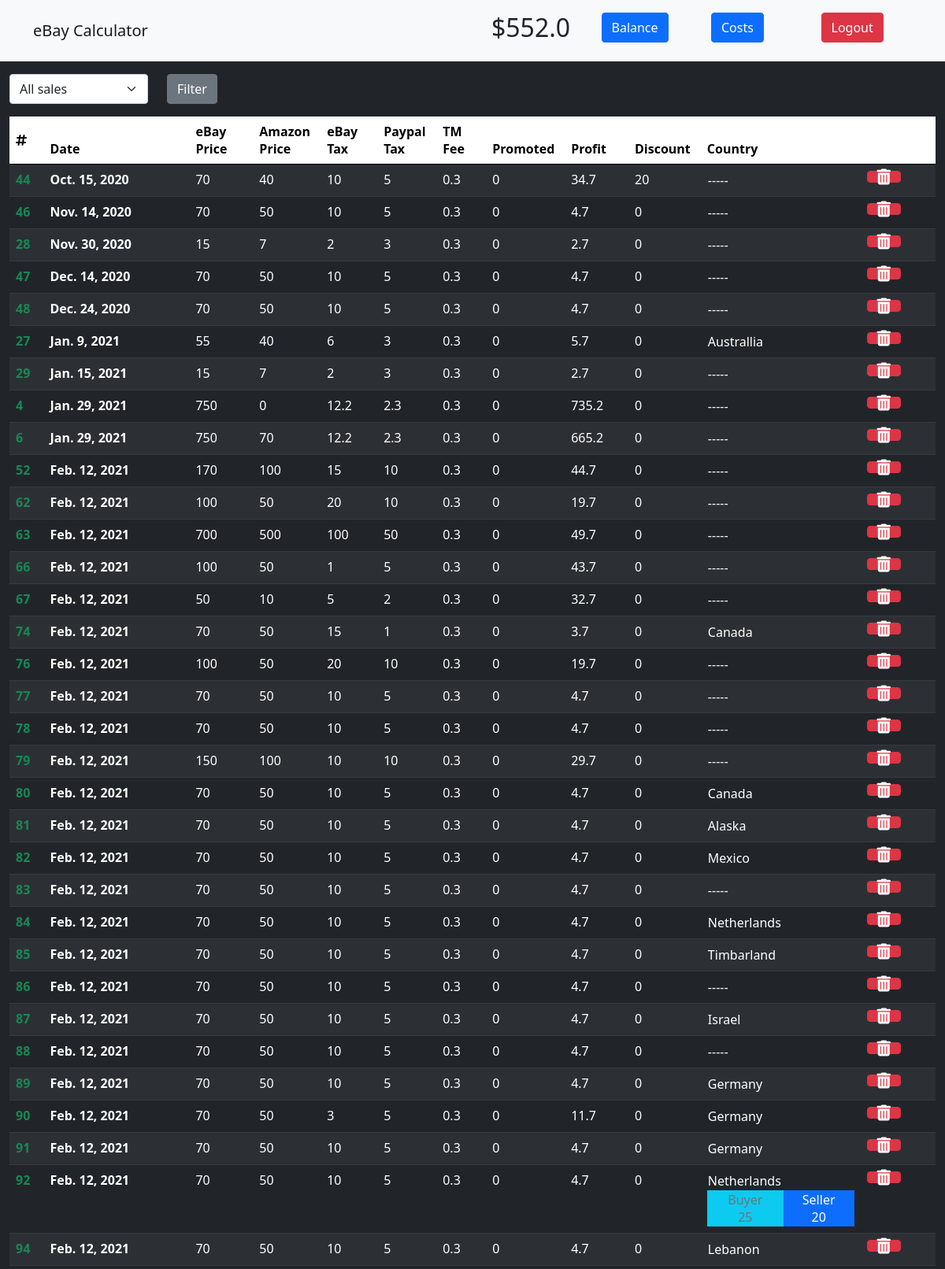
The page /panel (signed in, upper part) on the database its author committed.
### core/models.py (models this page shows, shortened)
class Balance(models.Model):
    user = models.OneToOneField(User, on_delete=models.CASCADE, default=0)
    balance = models.FloatField(default=0)

class SaleEntry(models.Model):
    date = models.DateField()
    ebay_price = models.FloatField()
    amazon_price = models.FloatField()
    ebay_tax = models.FloatField()
    paypal_tax = models.FloatField()
    tm_fee = models.FloatField(default=0.3)
    promoted = models.FloatField(default=0)
    profit = models.FloatField()
    discount = models.FloatField(default=0)
    country = models.CharField(max_length=100, default="-"*5)
    user = models.ForeignKey(User, on_delete=models.CASCADE, default=0)

class HipShipper(models.Model):
    buyer_paid = models.FloatField()
    seller_paid = models.FloatField()
    sale_entry = models.OneToOneField(SaleEntry, on_delete=models.CASCADE, default=0)

### core/views.py (the view)
# urls.py: path('panel', views.panel, name='panel'),
@login_required(login_url='index')
def panel(request):
    context = {
        'years_months': GET_SALES_YEARS_MONTHS(request),
        'gifts_years_months': GET_GIFTS_YEARS_MONTHS(request),
        'form': SaleEntryForm(),
        'giftform': GiftForm(),
        'costform': CostForm(),
        'hipshipperform': HipShipperForm(),
        'user_sales': SaleEntry.objects.filter(user=request.user.id).order_by('date'),
        'hipshippers': HipShipper.objects.all(),
        'user_balance': Balance.objects.get(user=request.user).balance,
        'costs': Cost.objects.filter(user=request.user)
    }
    if request.method == "GET":
        if "btn_select_date" in request.GET:
            selected_filter = request.GET.get('s_filter_sales_by_date')
            if str(selected_filter) != 'all':
                year = int(str(selected_filter).split('-')[0])
                month = int(str(selected_filter).split('-')[1])
                context['user_sales_filtered_y'] = year
                context['user_sales_filtered_m'] = month
                date_from = f'{year}-{month}-16'
                date_to = f'{year}-{month+1}-15'
                if month == 12:
                    date_from = f'{year}-12-16'
                    date_to = f'{year+1}-01-15'
                if month == 9:
                    date_from = f'{year}-0{month}-16'
                    date_to = f'{year}-{month+1}-15'
                elif month < 10:
                    date_from = f'{year}-0{month}-16'
                    date_to = f'{year}-0{month+1}-15'
                context['user_sales'] = SaleEntry.objects.filter(user=request.user.id, date__range=[date_from, date_to]).order_by('date')
    return render(request, 'panel.html', context)

### core/forms.py
class GiftForm(ModelForm):
    class Meta:
        model = Gift
        exclude = ('user',)
        widgets = {
            'date': DateInput(attrs={'class': 'form-control', 'value': date.today, 'id':'f_gift_date'}),
            'gift_money': forms.NumberInput(attrs={'class': 'form-control', 'placeholder': 'Gift Card (100, 300 ...)', 'id':'f_gift_money', 'onkeyup': 'calc_add_to_balance()'}),
            'gift_tax': forms.NumberInput(attrs={'class': 'form-control', 'placeholder': 'Tax', 'id':'f_gift_tax', 'onkeyup': 'calc_add_to_balance()'}),
        }

### core/templatetags/filters.py (called while the page is built)
@register.filter(name='roundFloat')
def round_float(value, arg):
    return format(value, '.' + str(arg) + 'f').rstrip('0').rstrip('.')

### core/views.py (called while the page is built)
def SORT_DICT(dict_notsorted):
    lst = dict_notsorted
    lst = collections.OrderedDict(sorted(lst.items()))
    for item in lst.items():
        item[1].sort()
    return lst

def GET_GIFTS_YEARS_MONTHS(request):
    gifts = Gift.objects.filter(user=request.user.id)
    years_months = {}
    for gift in gifts:
        if gift.date.year not in years_months.keys():
            years_months[gift.date.year] = []
    for year in years_months:
        for gift in Gift.objects.filter(user=request.user.id, date__range=[f'{year}-01-16', f'{year+1}-01-15']):
            if gift.date.day >= 16:
                if gift.date.month not in years_months[year]:
                    years_months[year].append(gift.date.month)
            else:
                if gift.date.month > 1:
                    if gift.date.month - 1 not in years_months[year]:
                        years_months[year].append(gift.date.month-1)
                else:
                    if 12 not in years_months[year]:
                        years_months[year].append(12)
    return SORT_DICT(years_months)

### templates/panel.html (shortened to what this page needs)
{% extends 'base.html' %}
{% load static %}
{% block content %}
<div class="container-fluid my-3">
    <form onsubmit="filter_sales(event)">
        <div class="row">
            <div class="col-2">
                <select class='form-select' name="s_filter_sales_by_date" id="s_sales_filter_by_date">
                    <option value="all">All sales</option>
                </select>
            </div>
            <div class="col-1">
                <input type="submit" class="btn btn-secondary" name="btn_select_date" value="Filter">
            </div>
            <div class="col-1 text-center rounded" style="font-size: 1.5rem;" id="total-profit">
            </div>
        </div>
    </form>
    {% include 'sales_table.html' %}
</div>
{% endblock %}

### templates/base.html (shortened to what this page needs)
{% load static %}
<html lang="en">
<head>
    <link href="https://cdn.jsdelivr.net/npm/bootstrap@5.0.0-beta1/dist/css/bootstrap.min.css" rel="stylesheet">
    <link rel="stylesheet" type="text/css" href="{% static 'css/style.css' %}">
</head>
<body class='bg-dark' {% if open_login %} onload="document.getElementById('btn_open_login').click();" {% endif %}>
    <nav class="navbar navbar-light bg-light static-top">
        <div class="container">
            <a class="navbar-brand" href="{% url 'index' %}">eBay Calculator</a>
            {% if not user.is_authenticated %}
            <button id="btn_open_login" type="button" class="btn btn-primary" data-toggle="modal" data-target="#sign_in_modal">Sign In</button>
            {% else %}
            <div class="navbar-text row w-50">
                <span class='col'>
                    <div class="text-dark"><h2 id="div_user_balance">${{ user_balance|floatformat }}</h2></div>
                </span>
                <span class="col">
                    <button id="btn_open_balance" type="button" class="btn btn-primary" data-toggle="modal" data-target="#balance_modal">Balance</button>
                </span>
                <span class="col">
                    <button id="btn_open_costs" type="button" class="btn btn-primary" data-toggle="modal" data-target="#costs_modal">Costs</button>
                </span>
                <span class='col'>
                    <a class='btn btn-danger text-white' href="{% url 'logout' %}">Logout</a>
                </span>
            </div>
            {% endif %}
        </div>
    </nav>
    {% block content %}
    {% endblock %}
</body>
</html>

### templates/sales_table.html (shortened to what this page needs)
{% load filters %}
<table id="table_sales" class="table table-dark table-striped table-sticky table-hover">
    <thead>
      <tr class="stickyrow">
        <th scope="col" class="align-middle"><i class="fa fa-hashtag fa-md"></i></th>
        <th scope="col">Date</th>
        <th scope="col">eBay Price</th>
        <th scope="col">Amazon Price</th>
        <th scope="col">eBay Tax</th>
        <th scope="col">Paypal Tax</th>
        <th scope="col">TM Fee</th>
        <th scope="col">Promoted</th>
        <th scope="col">Profit</th>
        <th scope="col">Discount</th>
        <th scope="col">Country</th>
        <th scope="col"></th>
      </tr>
    </thead>
    <tbody>
        {% for sale in user_sales %}
        <tr>
            <th class="text-success">{{ sale.id }}</th>
            <th>{{ sale.date }}</th>
            <td class="editable sumtable" data-id="{{ sale.id }}" data-type="ebay_price">{{ sale.ebay_price|roundFloat:2 }}</td>
            <td class="editable sumtable" data-id="{{ sale.id }}" data-type="amazon_price">{{ sale.amazon_price|roundFloat:2 }}</td>
            <td class="editable sumtable" data-id="{{ sale.id }}" data-type="ebay_tax">{{ sale.ebay_tax|roundFloat:2 }}</td>
            <td class="editable sumtable" data-id="{{ sale.id }}" data-type="paypal_tax">{{ sale.paypal_tax|roundFloat:2 }}</td>
            <td class="editable sumtable" data-id="{{ sale.id }}" data-type="tm_fee">{{ sale.tm_fee|roundFloat:2 }}</td>
            <td class="editable sumtable" data-id="{{ sale.id }}" data-type="promoted">{{ sale.promoted|roundFloat:2 }}</td>
            <td class="sumtable" id="loop" data-id="{{ sale.id }}" data-type="profit">{{ sale.profit|roundFloat:2 }}</th>
            <td class="editable sumtable" data-id="{{ sale.id }}" data-type="discount">{{ sale.discount|roundFloat:2 }}</td>
            <td class="editable" data-id="{{ sale.id }}" data-type="country">
                <table>
                    <tr>
                        <td class="get-country w-100">
                            {{ sale.country }}
                        </td>
                    </tr>
                    <tr class="w-100">
                        {% for hip in hipshippers %}
                            {% if hip.sale_entry == sale %}
                                <td class="bg-info text-center text-secondary w-25">
                                    <span>Buyer</span>
                                    <br />
                                    <div id="div_hipshipper_buyer">{{ hip.buyer_paid|roundFloat:2 }}</div>
                                </td>
                                <td class="bg-primary text-center px-4">
                                    <span>Seller</span>
                                    <br />
                                    <div id="div_hipshipper_seller">{{ hip.seller_paid|roundFloat:2 }}</div>
                                </td>
                            {% endif %}
                        {% endfor %}
                    </tr>
                </table>
            </td>
            <td data-id="{{ sale.id }}" data-type="submit">
                <button data-id="{{ sale.id }}" type="submit" class="btn btn-danger btn-delete-sale" onclick="delete_sale(this)" >
                    <i class="fa fa-trash-alt fa-lg"></i>
                </button>
            </td>
        </tr>
        {% endfor %}
    </tbody>
</table>

### static/css/style.css (style rules this page uses)
body { color:white; }
.stickyrow { --bs-table-bg: white; color: black; }
.stickyrow th { position: sticky; top: 0; }

### rows shown on the page
Balance: balance "552.0"
SaleEntry: id "44", date "Oct. 15, 2020", ebay_price "70", amazon_price "40", ebay_tax "10", paypal_tax "5", tm_fee "0.3", promoted "0", profit "34.7", discount "20", country "-----"
SaleEntry: id "46", date "Nov. 14, 2020", ebay_price "70", amazon_price "50", ebay_tax "10", paypal_tax "5", tm_fee "0.3", promoted "0", profit "4.7", discount "0", country "-----"
SaleEntry: id "28", date "Nov. 30, 2020", ebay_price "15", amazon_price "7", ebay_tax "2", paypal_tax "3", tm_fee "0.3", promoted "0", profit "2.7", discount "0", country "-----"
SaleEntry: id "47", date "Dec. 14, 2020", ebay_price "70", amazon_price "50", ebay_tax "10", paypal_tax "5", tm_fee "0.3", promoted "0", profit "4.7", discount "0", country "-----"
SaleEntry: id "48", date "Dec. 24, 2020", ebay_price "70", amazon_price "50", ebay_tax "10", paypal_tax "5", tm_fee "0.3", promoted "0", profit "4.7", discount "0", country "-----"
SaleEntry: id "27", date "Jan. 9, 2021", ebay_price "55", amazon_price "40", ebay_tax "6", paypal_tax "3", tm_fee "0.3", promoted "0", profit "5.7", discount "0", country "Australlia"
SaleEntry: id "29", date "Jan. 15, 2021", ebay_price "15", amazon_price "7", ebay_tax "2", paypal_tax "3", tm_fee "0.3", promoted "0", profit "2.7", discount "0", country "-----"
SaleEntry: id "4", date "Jan. 29, 2021", ebay_price "750", amazon_price "0", ebay_tax "12.2", paypal_tax "2.3", tm_fee "0.3", promoted "0", profit "735.2", discount "0", country "-----"
SaleEntry: id "6", date "Jan. 29, 2021", ebay_price "750", amazon_price "70", ebay_tax "12.2", paypal_tax "2.3", tm_fee "0.3", promoted "0", profit "665.2", discount "0", country "-----"
SaleEntry: id "52", date "Feb. 12, 2021", ebay_price "170", amazon_price "100", ebay_tax "15", paypal_tax "10", tm_fee "0.3", promoted "0", profit "44.7", discount "0", country "-----"
SaleEntry: id "62", date "Feb. 12, 2021", ebay_price "100", amazon_price "50", ebay_tax "20", paypal_tax "10", tm_fee "0.3", promoted "0", profit "19.7", discount "0", country "-----"
SaleEntry: id "63", date "Feb. 12, 2021", ebay_price "700", amazon_price "500", ebay_tax "100", paypal_tax "50", tm_fee "0.3", promoted "0", profit "49.7", discount "0", country "-----"
SaleEntry: id "66", date "Feb. 12, 2021", ebay_price "100", amazon_price "50", ebay_tax "1", paypal_tax "5", tm_fee "0.3", promoted "0", profit "43.7", discount "0", country "-----"
SaleEntry: id "67", date "Feb. 12, 2021", ebay_price "50", amazon_price "10", ebay_tax "5", paypal_tax "2", tm_fee "0.3", promoted "0", profit "32.7", discount "0", country "-----"
SaleEntry: id "74", date "Feb. 12, 2021", ebay_price "70", amazon_price "50", ebay_tax "15", paypal_tax "1", tm_fee "0.3", promoted "0", profit "3.7", discount "0", country "Canada"
SaleEntry: id "76", date "Feb. 12, 2021", ebay_price "100", amazon_price "50", ebay_tax "20", paypal_tax "10", tm_fee "0.3", promoted "0", profit "19.7", discount "0", country "-----"
SaleEntry: id "77", date "Feb. 12, 2021", ebay_price "70", amazon_price "50", ebay_tax "10", paypal_tax "5", tm_fee "0.3", promoted "0", profit "4.7", discount "0", country "-----"
SaleEntry: id "78", date "Feb. 12, 2021", ebay_price "70", amazon_price "50", ebay_tax "10", paypal_tax "5", tm_fee "0.3", promoted "0", profit "4.7", discount "0", country "-----"
SaleEntry: id "79", date "Feb. 12, 2021", ebay_price "150", amazon_price "100", ebay_tax "10", paypal_tax "10", tm_fee "0.3", promoted "0", profit "29.7", discount "0", country "-----"
SaleEntry: id "80", date "Feb. 12, 2021", ebay_price "70", amazon_price "50", ebay_tax "10", paypal_tax "5", tm_fee "0.3", promoted "0", profit "4.7", discount "0", country "Canada"
SaleEntry: id "81", date "Feb. 12, 2021", ebay_price "70", amazon_price "50", ebay_tax "10", paypal_tax "5", tm_fee "0.3", promoted "0", profit "4.7", discount "0", country "Alaska"
SaleEntry: id "82", date "Feb. 12, 2021", ebay_price "70", amazon_price "50", ebay_tax "10", paypal_tax "5", tm_fee "0.3", promoted "0", profit "4.7", discount "0", country "Mexico"
SaleEntry: id "83", date "Feb. 12, 2021", ebay_price "70", amazon_price "50", ebay_tax "10", paypal_tax "5", tm_fee "0.3", promoted "0", profit "4.7", discount "0", country "-----"
SaleEntry: id "84", date "Feb. 12, 2021", ebay_price "70", amazon_price "50", ebay_tax "10", paypal_tax "5", tm_fee "0.3", promoted "0", profit "4.7", discount "0", country "Netherlands"
SaleEntry: id "85", date "Feb. 12, 2021", ebay_price "70", amazon_price "50", ebay_tax "10", paypal_tax "5", tm_fee "0.3", promoted "0", profit "4.7", discount "0", country "Timbarland"
SaleEntry: id "86", date "Feb. 12, 2021", ebay_price "70", amazon_price "50", ebay_tax "10", paypal_tax "5", tm_fee "0.3", promoted "0", profit "4.7", discount "0", country "-----"
SaleEntry: id "87", date "Feb. 12, 2021", ebay_price "70", amazon_price "50", ebay_tax "10", paypal_tax "5", tm_fee "0.3", promoted "0", profit "4.7", discount "0", country "Israel"
SaleEntry: id "88", date "Feb. 12, 2021", ebay_price "70", amazon_price "50", ebay_tax "10", paypal_tax "5", tm_fee "0.3", promoted "0", profit "4.7", discount "0", country "-----"
SaleEntry: id "89", date "Feb. 12, 2021", ebay_price "70", amazon_price "50", ebay_tax "10", paypal_tax "5", tm_fee "0.3", promoted "0", profit "4.7", discount "0", country "Germany"
SaleEntry: id "90", date "Feb. 12, 2021", ebay_price "70", amazon_price "50", ebay_tax "3", paypal_tax "5", tm_fee "0.3", promoted "0", profit "11.7", discount "0", country "Germany"
SaleEntry: id "91", date "Feb. 12, 2021", ebay_price "70", amazon_price "50", ebay_tax "10", paypal_tax "5", tm_fee "0.3", promoted "0", profit "4.7", discount "0", country "Germany"
SaleEntry: id "92", date "Feb. 12, 2021", ebay_price "70", amazon_price "50", ebay_tax "10", paypal_tax "5", tm_fee "0.3", promoted "0", profit "4.7", discount "0", country "Netherlands"
HipShipper: buyer_paid "25", seller_paid "20"
SaleEntry: id "94", date "Feb. 12, 2021", ebay_price "70", amazon_price "50", ebay_tax "10", paypal_tax "5", tm_fee "0.3", promoted "0", profit "4.7", discount "0", country "Lebanon"
